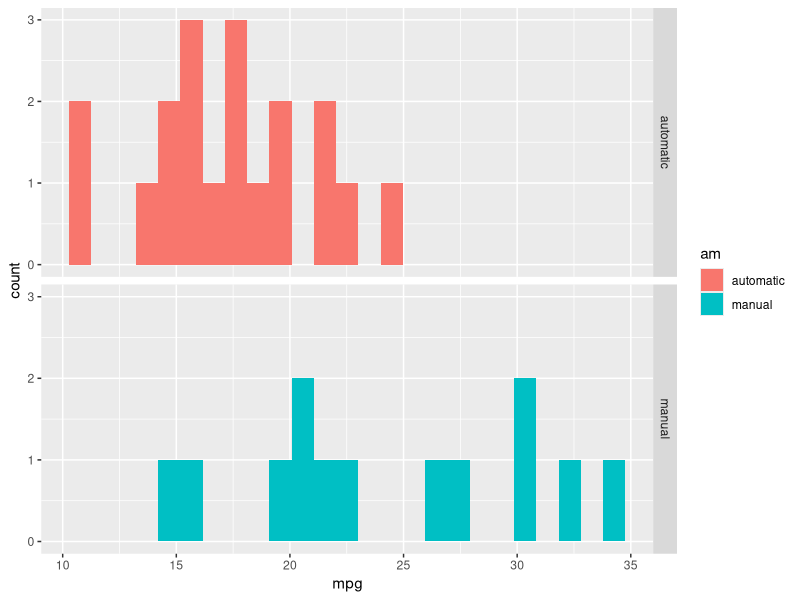
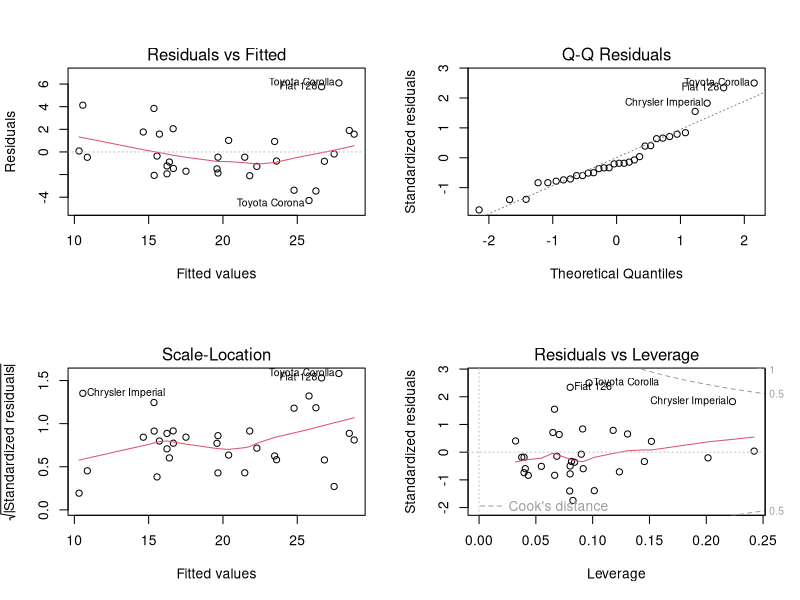

Write R code to recreate these figures, in order.
## ---- chunk 1
library(ggplot2)
## ---- chunk 2
data(mtcars)
str(mtcars)
## ---- chunk 3
#Change am to a factor variable and names for the levels
mtcars$am <- as.factor(mtcars$am)
levels(mtcars$am) <- c("automatic", "manual")

ggplot(data=mtcars) +
	geom_histogram(aes(x=mpg, fill=am), bins = 25 ) +
	facet_grid(am ~ .)
## ---- chunk 4
##Starting with weight as it is highly likely to have a strong influence an adding from there.
fit1 <- lm(mpg ~ wt, mtcars)
fit2 <- lm(mpg ~ wt + cyl, mtcars)
fit3 <- lm(mpg ~ wt + cyl + disp, mtcars)
fit4 <- lm(mpg ~ wt + cyl + disp + hp, mtcars)
fit5 <- lm(mpg ~ wt + cyl + disp + hp + drat, mtcars)

## Model comparison
anova(fit1, fit2, fit3, fit4, fit5)
## ---- chunk 5
par(mfrow = c(2, 2)) 
plot(fit2)
## ---- chunk 6
fit_am <- lm(mpg ~ wt + cyl + am, mtcars)
summary(fit_am)
anova(fit2, fit_am)
